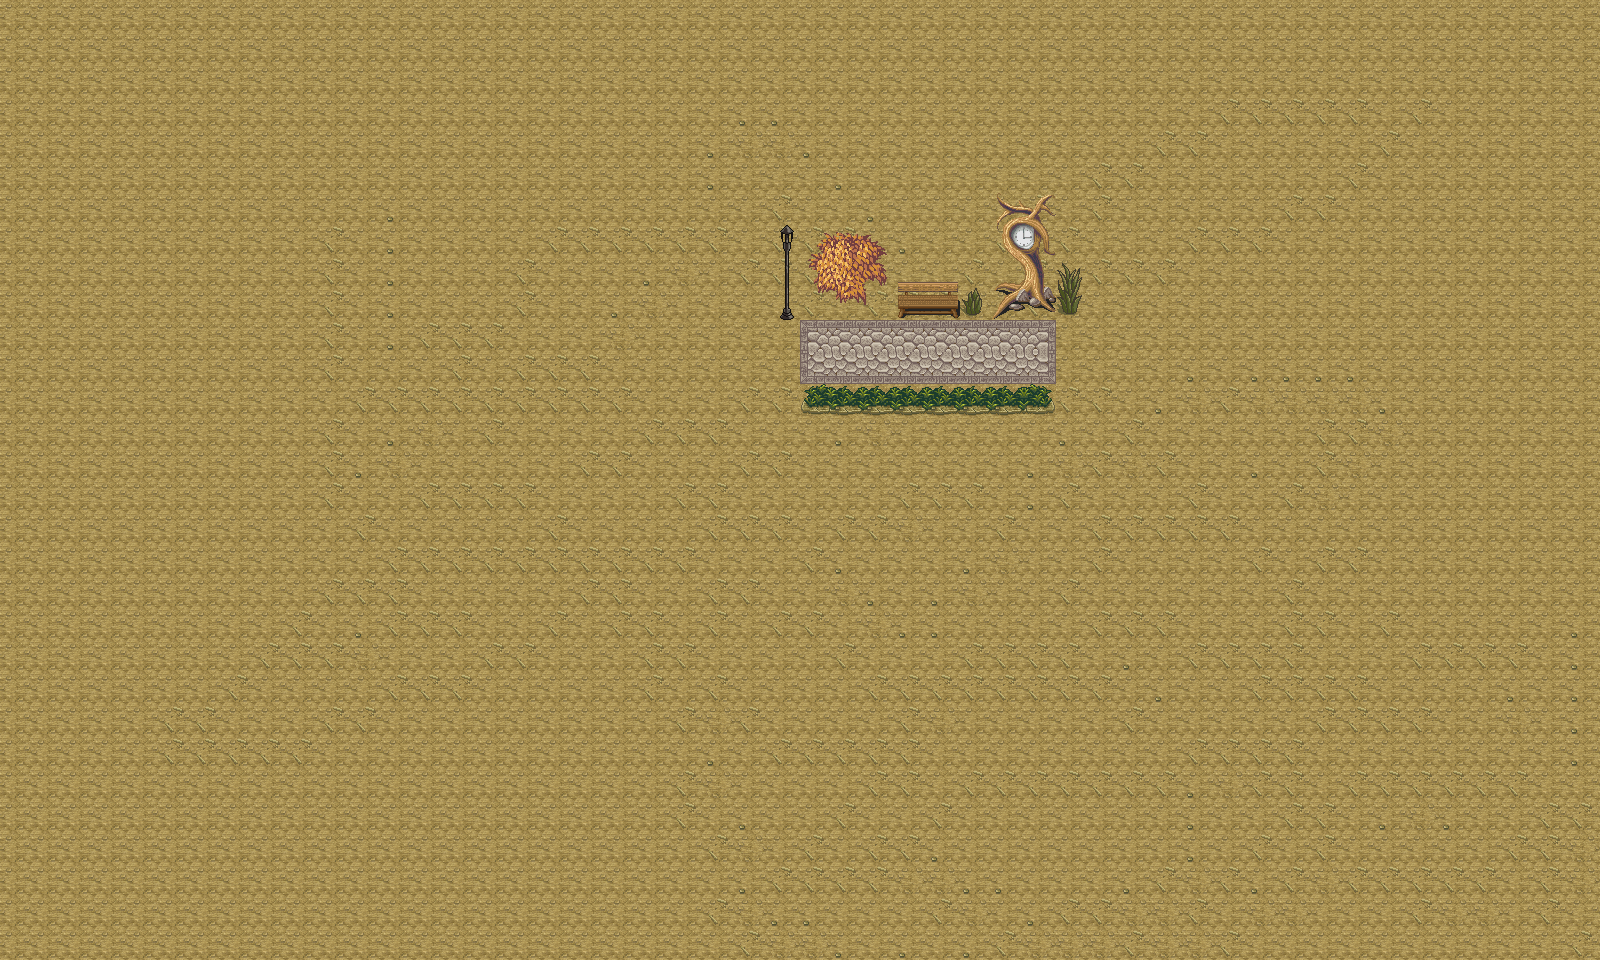

This game map was drawn from its Tiled (.tmx) file and the tilesets committed beside it. A one-line description and the trimmed map source follow:
An orthogonal 50x30 tile map with 32x32 px tiles, 2 tile layers (ziemia, obiekty) and 1 object (SpawnPoint).

<map version="1.0" orientation="orthogonal" width="50" height="30" tilewidth="32" tileheight="32">
 <tileset firstgid="1" name="tileset-3" tilewidth="32" tileheight="32">
  <image source="hyptosis_tile-art-batch-3.png" width="960" height="960" />
 </tileset>
 <layer name="ziemia" width="50" height="30">
  <data>[1500 cells, 1500 non-empty, 6 distinct tile ids]</data>
 </layer>
 <layer name="obiekty" width="50" height="30">
  <data>[1500 cells, 43 non-empty, 30 distinct tile ids]</data>
 </layer>
 <objectgroup name="spawn" width="50" height="30">
  <object name="SpawnPoint" x="908" y="339" width="38" height="33" />
 </objectgroup>
</map>
